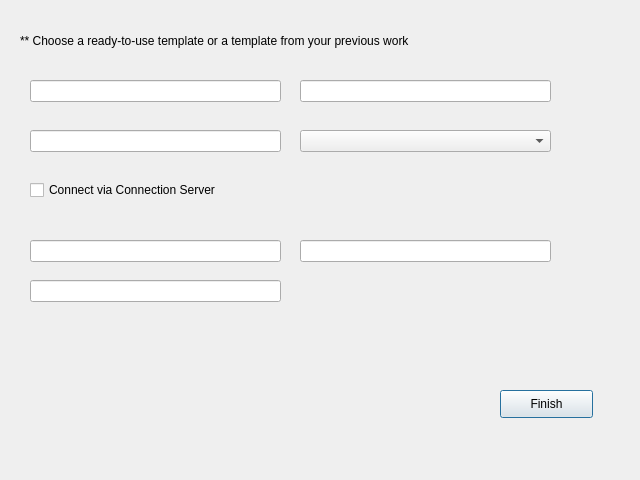
<?xml version="1.0" encoding="UTF-8"?>
<ui version="4.0">
 <class>Dialog</class>
 <widget class="QDialog" name="Dialog">
  <property name="geometry">
   <rect>
    <x>0</x>
    <y>0</y>
    <width>640</width>
    <height>480</height>
   </rect>
  </property>
  <property name="font">
   <font>
    <stylestrategy>PreferAntialias</stylestrategy>
   </font>
  </property>
  <property name="cursor">
   <cursorShape>ArrowCursor</cursorShape>
  </property>
  <property name="mouseTracking">
   <bool>false</bool>
  </property>
  <property name="windowTitle">
   <string>Template Page</string>
  </property>
  <property name="whatsThis">
   <string/>
  </property>
  <property name="sizeGripEnabled">
   <bool>false</bool>
  </property>
  <property name="modal">
   <bool>false</bool>
  </property>
  <widget class="QComboBox" name="templatesList">
   <property name="geometry">
    <rect>
     <x>300</x>
     <y>130</y>
     <width>251</width>
     <height>22</height>
    </rect>
   </property>
   <property name="cursor">
    <cursorShape>PointingHandCursor</cursorShape>
   </property>
  </widget>
  <widget class="QLabel" name="defaultTip">
   <property name="geometry">
    <rect>
     <x>20</x>
     <y>10</y>
     <width>531</width>
     <height>61</height>
    </rect>
   </property>
   <property name="font">
    <font>
     <pointsize>9</pointsize>
    </font>
   </property>
   <property name="text">
    <string>** Choose a ready-to-use template or a template from your previous work</string>
   </property>
  </widget>
  <widget class="QPushButton" name="defaultFinish">
   <property name="geometry">
    <rect>
     <x>500</x>
     <y>390</y>
     <width>93</width>
     <height>28</height>
    </rect>
   </property>
   <property name="cursor">
    <cursorShape>PointingHandCursor</cursorShape>
   </property>
   <property name="text">
    <string>Finish</string>
   </property>
  </widget>
  <widget class="QLineEdit" name="connectUser">
   <property name="geometry">
    <rect>
     <x>30</x>
     <y>240</y>
     <width>251</width>
     <height>22</height>
    </rect>
   </property>
   <property name="font">
    <font>
     <stylestrategy>PreferAntialias</stylestrategy>
    </font>
   </property>
   <property name="cursor">
    <cursorShape>IBeamCursor</cursorShape>
   </property>
   <property name="whatsThis">
    <string/>
   </property>
   <property name="text">
    <string/>
   </property>
   <property name="dragEnabled">
    <bool>false</bool>
   </property>
  </widget>
  <widget class="QLineEdit" name="connectIP">
   <property name="geometry">
    <rect>
     <x>300</x>
     <y>240</y>
     <width>251</width>
     <height>22</height>
    </rect>
   </property>
  </widget>
  <widget class="QLineEdit" name="connectPass">
   <property name="geometry">
    <rect>
     <x>30</x>
     <y>280</y>
     <width>251</width>
     <height>22</height>
    </rect>
   </property>
  </widget>
  <widget class="QLineEdit" name="managerUser">
   <property name="geometry">
    <rect>
     <x>30</x>
     <y>80</y>
     <width>251</width>
     <height>22</height>
    </rect>
   </property>
  </widget>
  <widget class="QLineEdit" name="managerIP">
   <property name="geometry">
    <rect>
     <x>300</x>
     <y>80</y>
     <width>251</width>
     <height>22</height>
    </rect>
   </property>
  </widget>
  <widget class="QLineEdit" name="managerPass">
   <property name="geometry">
    <rect>
     <x>30</x>
     <y>130</y>
     <width>251</width>
     <height>22</height>
    </rect>
   </property>
  </widget>
  <widget class="QCheckBox" name="checkServer">
   <property name="geometry">
    <rect>
     <x>30</x>
     <y>180</y>
     <width>211</width>
     <height>20</height>
    </rect>
   </property>
   <property name="text">
    <string>Connect via Connection Server</string>
   </property>
  </widget>
 </widget>
 <resources/>
 <connections/>
</ui>
